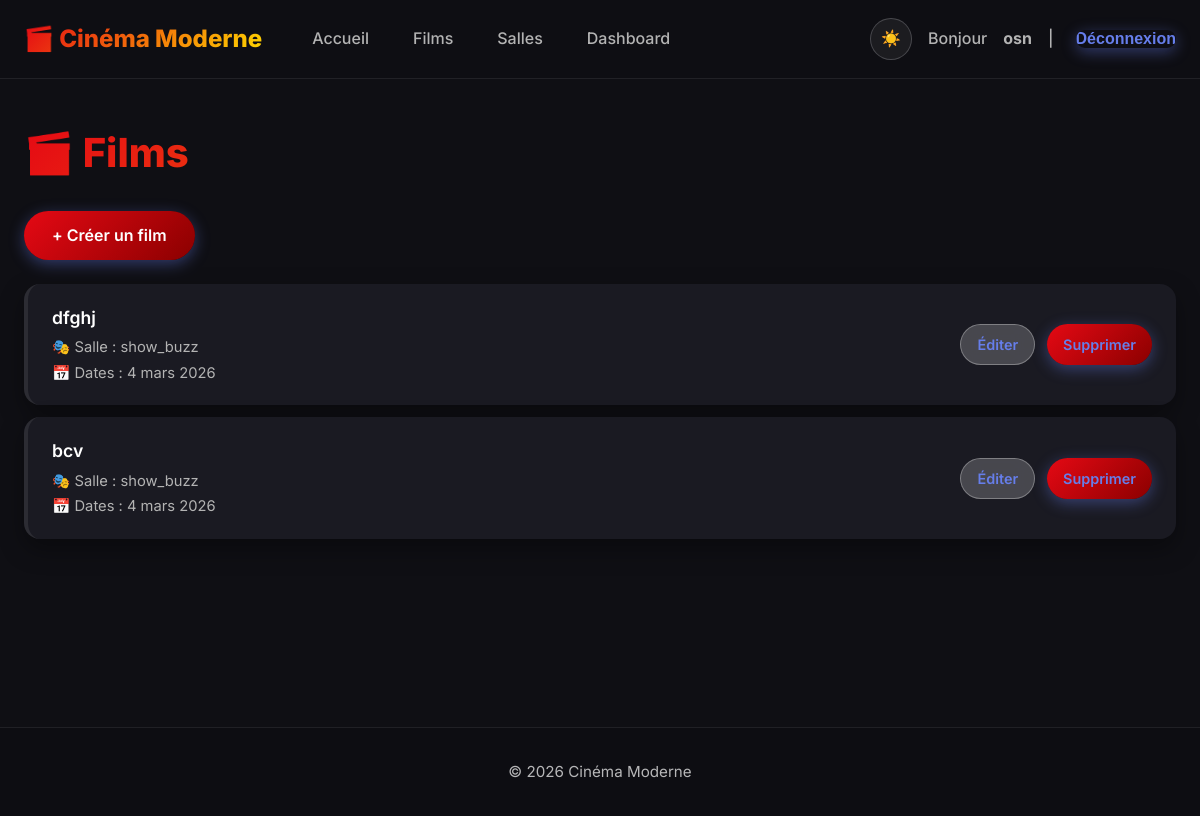
Page /films/ (signed in) on the earlier database version.
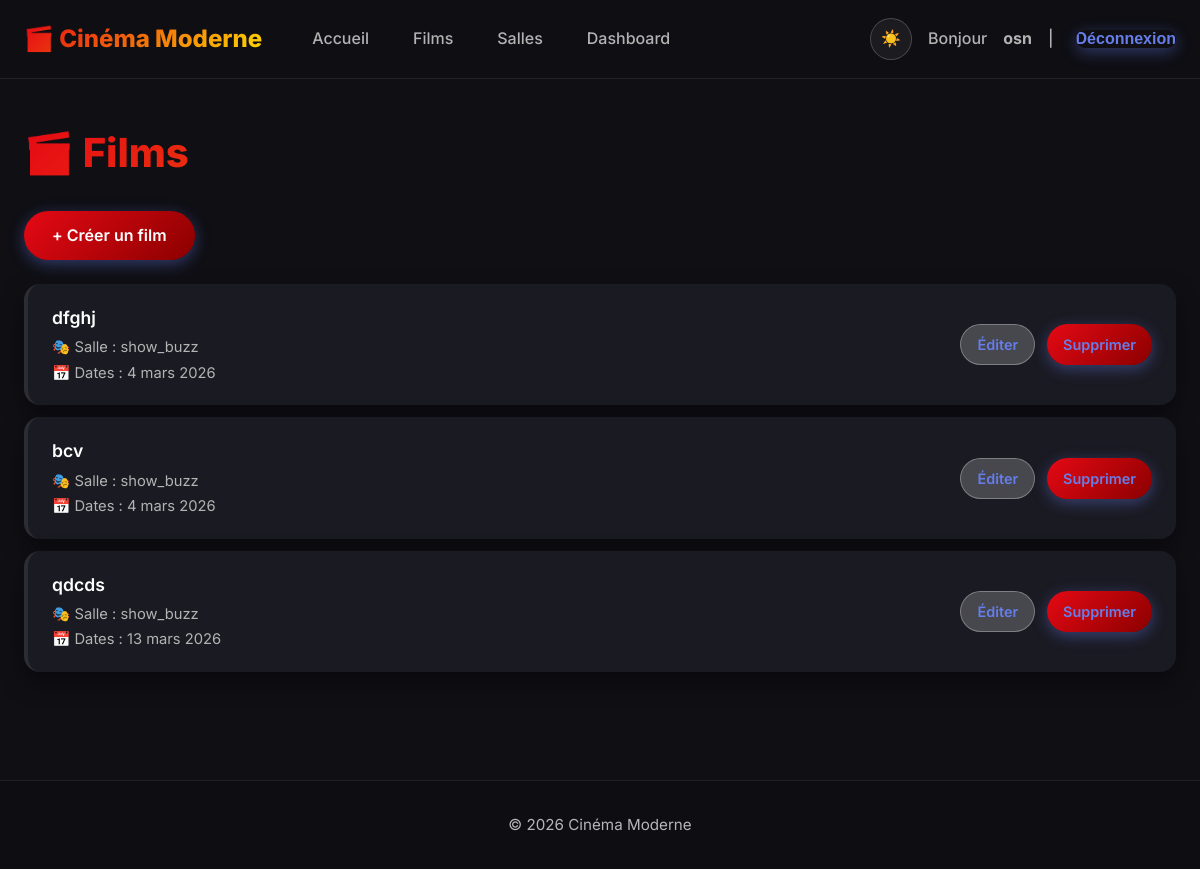
Same page on the later database version.
### cinema/models.py (models this page shows, shortened)
class Film(models.Model):
    titre = models.CharField(max_length=200)
    description = models.TextField(blank=True)
    duree = models.PositiveIntegerField(help_text='Durée en minutes')
    categorie = models.CharField(max_length=100, blank=True)
    affiche = models.ImageField(upload_to='affiches/', blank=True, null=True)
    date_sortie = models.DateField(null=True, blank=True)

class Seance(models.Model):
    film = models.ForeignKey(Film, on_delete=models.CASCADE)
    salle = models.ForeignKey(Salle, on_delete=models.CASCADE)
    date = models.DateField()
    heure = models.TimeField()
    prix = models.DecimalField(max_digits=6, decimal_places=2)
    class Meta:
        ordering = ['date', 'heure']

class Salle(models.Model):
    nom = models.CharField(max_length=100)
    nombre_rangees = models.PositiveIntegerField()
    nombre_places_par_rangee = models.PositiveIntegerField()

### cinema/views.py (the view)
# urls.py: path('films/', views.film_list, name='film_list'),
@user_passes_test(lambda u: u.is_staff)
def film_list(request):
    films = Film.objects.prefetch_related('seance_set__salle').all()
    return render(request, 'cinema/films_list.html', {'films': films})

### cinema/templates/cinema/films_list.html
{% extends 'cinema/base.html' %}
{% block content %}
  <h2 class="page-title">🎬 Films</h2>
  <div style="margin-bottom: 24px;">
    <a href="{% url 'cinema:film_create' %}" class="btn">+ Créer un film</a>
  </div>
  <ul class="modern-list">
    {% for f in films %}
      <li>
        <div>
          <div style="font-weight: 600; font-size: 1.1rem;">{{ f.titre }}</div>
          {% with seances=f.seance_set.all %}
            {% if seances %}
              <div style="font-size: 0.92rem; color: var(--text-secondary); margin-top: 4px;">
                🎭 Salle : {{ seances.0.salle.nom }}
              </div>
              <div style="font-size: 0.92rem; color: var(--text-secondary); margin-top: 2px;">
                📅 Dates :
                {% for seance in seances %}
                  {{ seance.date }}{% if not forloop.last %}, {% endif %}
                {% endfor %}
              </div>
            {% else %}
              <div style="font-size: 0.92rem; color: var(--text-secondary); margin-top: 4px;">
                Aucun visionnage planifié.
              </div>
            {% endif %}
          {% endwith %}
        </div>
        <div style="display: flex; gap: 12px;">
          <a href="{% url 'cinema:film_edit' f.id %}" class="btn btn-secondary" style="padding: 8px 16px; font-size: 0.9rem;">Éditer</a>
          <a href="{% url 'cinema:film_delete' f.id %}" class="btn danger" style="padding: 8px 16px; font-size: 0.9rem;">Supprimer</a>
        </div>
      </li>
    {% empty %}
      <li style="justify-content: center; color: var(--text-secondary);">Aucun film disponible.</li>
    {% endfor %}
  </ul>
{% endblock %}

Differences in the rows shown:
added Film: titre "qdcds", seance_set.all.0.salle.nom "show_buzz"
added Seance: date "13 mars 2026", shown under "qdcds"
